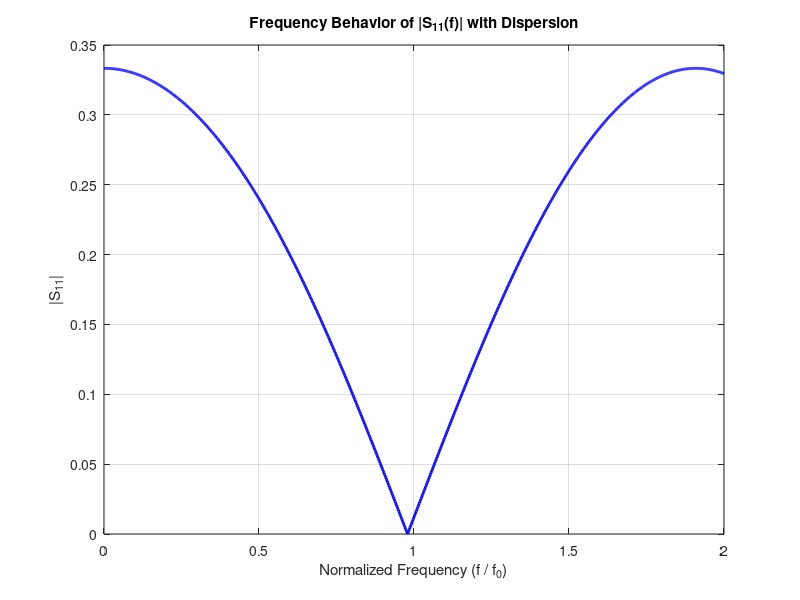

Write MATLAB code to recreate this figure.
% =========================================================================
% Microstrip T-Junction Power Divider with Dispersion
% =========================================================================

% General Parameters
f0 = 5.8e9;                 
c = 3e8;                    
e_r = 4.45;                 
h = 1.55e-3;                % Substrate thickness in meters
Z0 = 50;                    
Y0 = 1 / Z0;

% Z_inf2 in physical Parameters (Z_inf2 = 75 Ohm)
W2 = 1.37e-3;                % Width in meters
l2 = 7.254e-3;               % Physical length in meters
Y_inf2 = 1 / 75;

% Z_inf3 in pysical Parameters (Z_inf3 = 67.08 Ohm)
W3 = 1.729e-3;               % Width in meters 
l3 = 7.197e-3;               % Physical length in meters 
Y_inf3 = 1 / 67.08;

% Frequency Sweep Setup [0, 2*f0]
% Starting slightly above 0 (1 MHz) to avoid division by zero in dispersion formulas
f = linspace(1e6, 2*f0, 1000); 
norm_f = f / f0;
lambda0 = c ./ f;          

% Static Effective Permittivities
e_eff0_2 = (e_r + 1)/2 + ((e_r - 1)/2) * (1 / sqrt(1 + 12*h/W2));
e_eff0_3 = (e_r + 1)/2 + ((e_r - 1)/2) * (1 / sqrt(1 + 12*h/W3));

% Dispersive Effective Permittivities, this is frequency dependant!!
% F factors for Branch 2 
F2 = 4 * (h ./ lambda0) * sqrt(e_r - 1) .* (0.5 + (1 + 0.868 * log(1 + W2/h)).^2);
% F factors for Branch 3
F3 = 4 * (h ./ lambda0) * sqrt(e_r - 1) .* (0.5 + (1 + 0.868 * log(1 + W3/h)).^2);

% e_eff(f) for branch 2
e_eff_f2 = (sqrt(e_eff0_2) + (sqrt(e_r) - sqrt(e_eff0_2)) ./ (1 + 4 * F2.^(-1.5))).^2;
% e_eff(f) for branch 3
e_eff_f3 = (sqrt(e_eff0_3) + (sqrt(e_r) - sqrt(e_eff0_3)) ./ (1 + 4 * F3.^(-1.5))).^2;

% Frequency-Dependent Electrical Lengths
theta2 = (2 * pi * f / c) .* sqrt(e_eff_f2) * l2;
theta3 = (2 * pi * f / c) .* sqrt(e_eff_f3) * l3;

% Input Admittances of the Two Branches
Yin2 = Y_inf2 .* ( (Y0 + 1i * Y_inf2 .* tan(theta2)) ./ (Y_inf2 + 1i * Y0 .* tan(theta2)) );
Yin3 = Y_inf3 .* ( (Y0 + 1i * Y_inf3 .* tan(theta3)) ./ (Y_inf3 + 1i * Y0 .* tan(theta3)) );

% Total Input Admittance & Reflection Coefficient at T-Junction
Yin_total = Yin2 + Yin3;
S11 = (Y0 - Yin_total) ./ (Y0 + Yin_total);

% 10. Plotting the Results
figure;
plot(norm_f, abs(S11), 'LineWidth', 2, 'Color', 'b');
title('Frequency Behavior of |S_{11}(f)| with Dispersion');
xlabel('Normalized Frequency (f / f_0)');
ylabel('|S_{11}|');
grid on;
